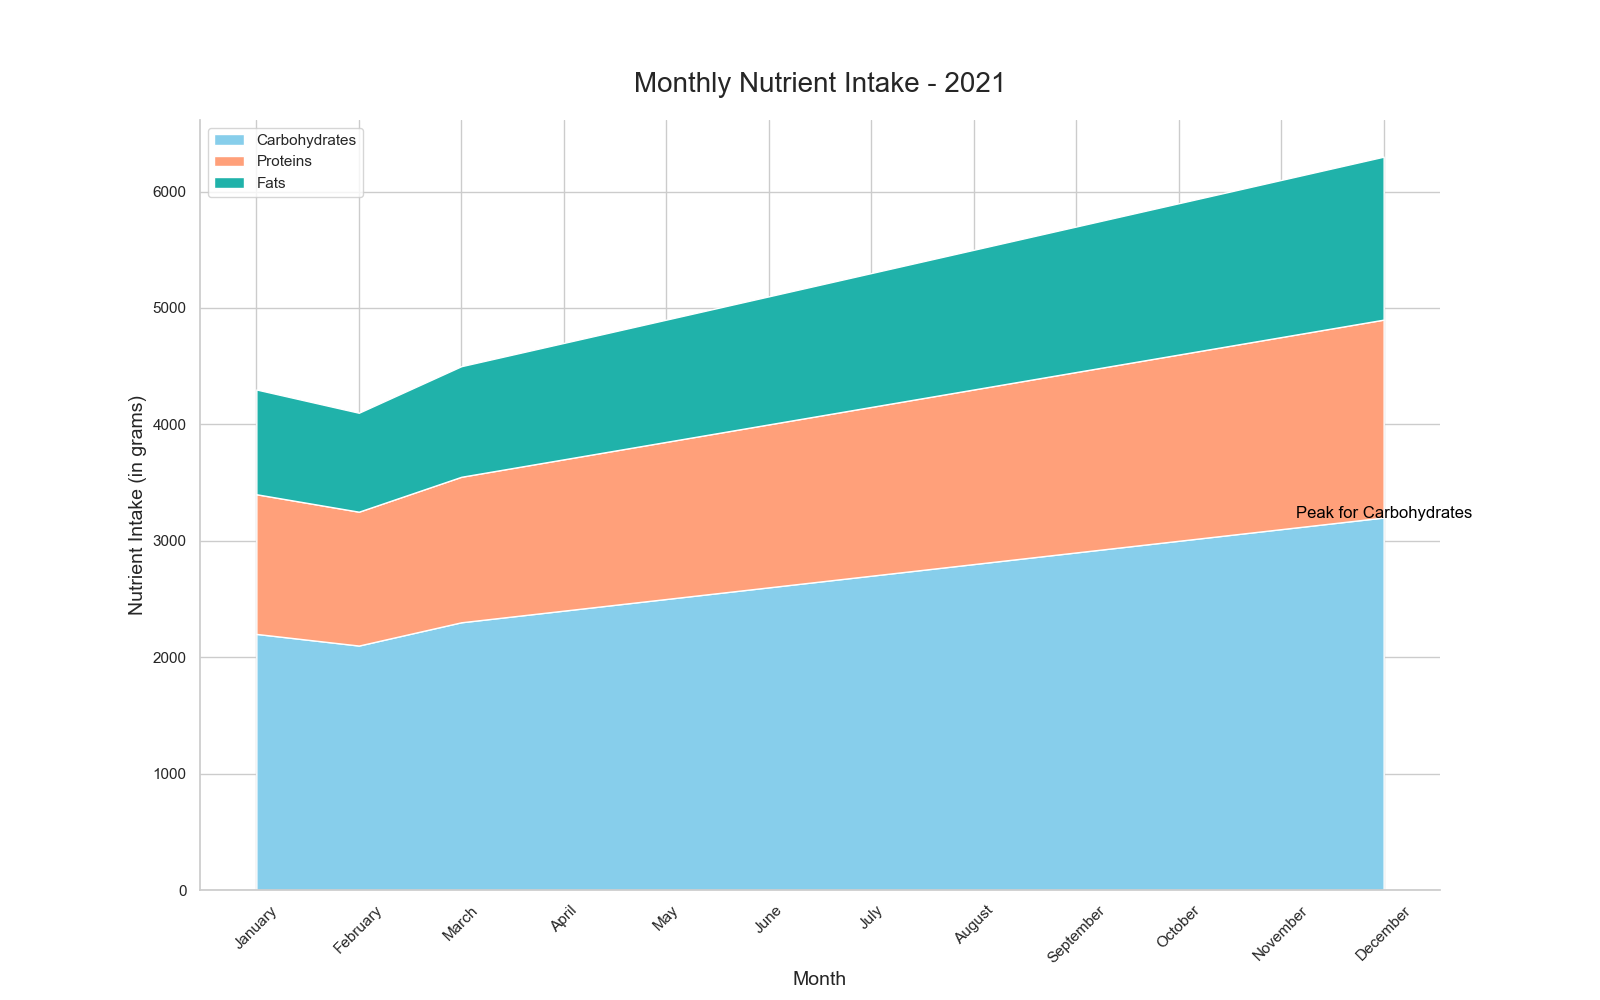

This figure's Python source:

import pandas as pd
import seaborn as sns
import matplotlib.pyplot as plt
import numpy as np

# Data in a Pandas DataFrame
data = pd.DataFrame({
    'Month': ['January', 'February', 'March', 'April', 'May', 'June',
              'July', 'August', 'September', 'October', 'November', 'December'],
    'Carbohydrates': [2200, 2100, 2300, 2400, 2500, 2600, 
                      2700, 2800, 2900, 3000, 3100, 3200],
    'Proteins': [1200, 1150, 1250, 1300, 1350, 1400,
                 1450, 1500, 1550, 1600, 1650, 1700],
    'Fats': [900, 850, 950, 1000, 1050, 1100,
             1150, 1200, 1250, 1300, 1350, 1400]
})

# Transform data for stacked area plot
data = data.set_index('Month')
data.index = pd.CategoricalIndex(data.index, 
                                 categories=['January', 'February', 'March', 'April', 'May', 'June',
                                             'July', 'August', 'September', 'October', 'November', 'December'], 
                                 ordered=True)
data = data.sort_index()

# Stacked area plot
plt.figure(figsize=(16, 10))
sns.set_style("whitegrid")

# Define colors for each category
colors = ["#87CEEB", "#FFA07A", "#20B2AA"]

# Generating the stacked areas
plt.stackplot(data.index, data['Carbohydrates'], data['Proteins'], data['Fats'], labels=['Carbohydrates', 'Proteins', 'Fats'], colors=colors)

# Aesthetics
plt.title('Monthly Nutrient Intake - 2021', fontsize=20, pad=20)
plt.ylabel('Nutrient Intake (in grams)', fontsize=14)
plt.xlabel('Month', fontsize=14)
plt.xticks(rotation=45)
plt.legend(loc='upper left')

# Annotating a specific data point
plt.text('December', 3200, 'Peak for Carbohydrates', horizontalalignment='center', color='black')

# Show plot
sns.despine()
plt.show()
